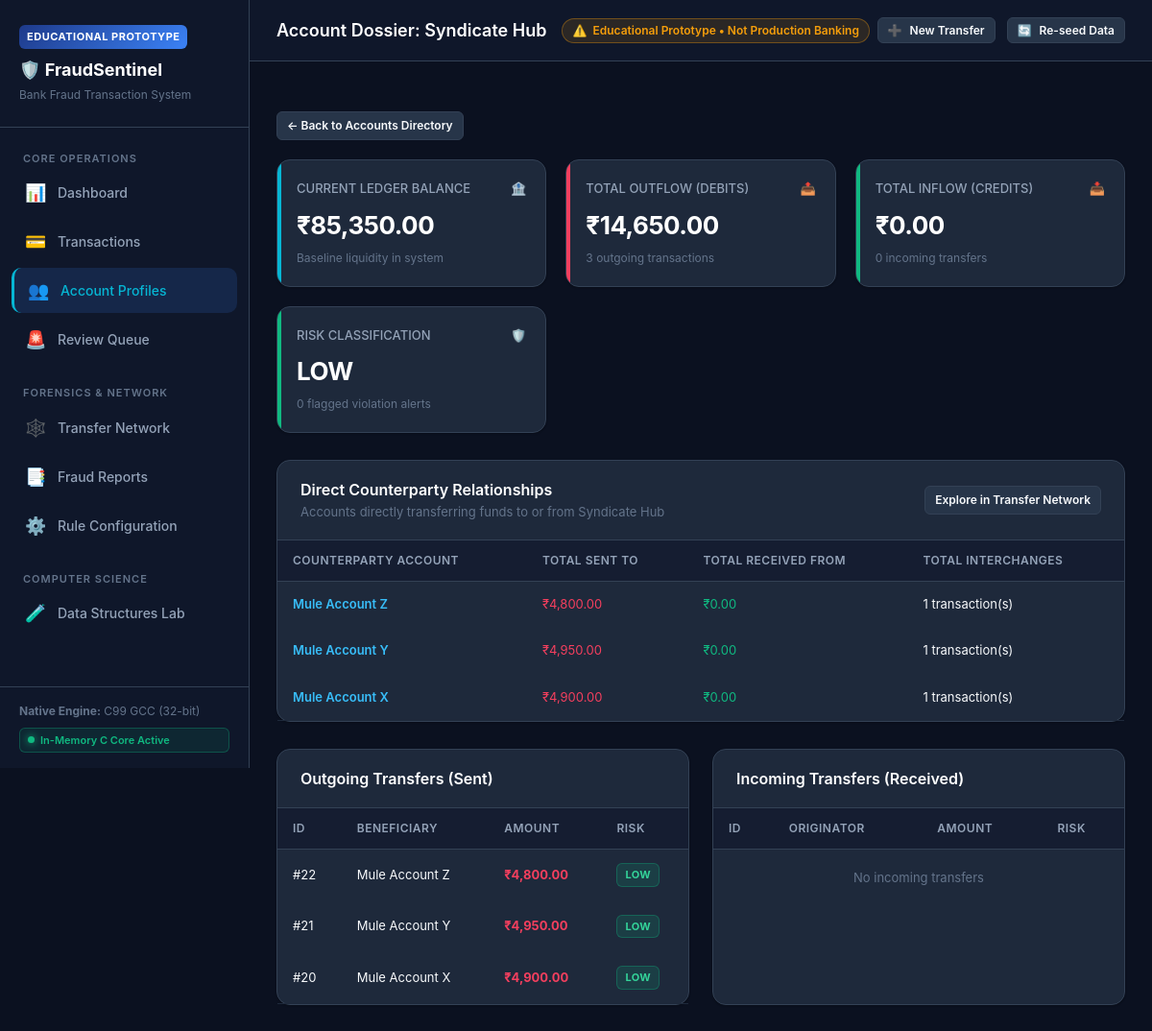
/accounts/Syndicate Hub, run on the app's committed database.
### tables this page shows
CREATE TABLE accounts (
        account_name TEXT PRIMARY KEY,
        balance REAL DEFAULT 100000.0,
        total_sent REAL DEFAULT 0.0,
        total_received REAL DEFAULT 0.0,
        transaction_count INTEGER DEFAULT 0,
        flagged_count INTEGER DEFAULT 0,
        risk_level TEXT DEFAULT 'LOW',
        created_at TEXT DEFAULT CURRENT_TIMESTAMP
    );

CREATE TABLE transactions (
        id INTEGER PRIMARY KEY,
        sender TEXT NOT NULL,
        receiver TEXT NOT NULL,
        amount REAL NOT NULL,
        timestamp TEXT NOT NULL,
        category TEXT DEFAULT 'Transfer',
        risk_score INTEGER DEFAULT 0,
        risk_level TEXT DEFAULT 'LOW',
        is_flagged INTEGER DEFAULT 0,
        flag_reason TEXT,
        review_status TEXT DEFAULT 'PENDING',
        analyst_notes TEXT
    );

### routes/account_routes.py (the view)
@accounts_bp.route('/accounts/<account_name>')
def account_detail(account_name: str):
    conn = database.get_db_connection()
    cursor = conn.cursor()
    cursor.execute("SELECT * FROM accounts WHERE account_name = ?", (account_name,))
    account = cursor.fetchone()
    if not account:
        conn.close()
        abort(404, description="Account not found")
    account = dict(account)
    cursor.execute("""
    SELECT * FROM transactions WHERE sender = ? ORDER BY id DESC
    """, (account_name,))
    outgoing = [dict(r) for r in cursor.fetchall()]
    cursor.execute("""
    SELECT * FROM transactions WHERE receiver = ? ORDER BY id DESC
    """, (account_name,))
    incoming = [dict(r) for r in cursor.fetchall()]
    counterparties = {}
    for tx in outgoing:
        target = tx['receiver']
        if target not in counterparties:
            counterparties[target] = {'sent_to': 0.0, 'recv_from': 0.0, 'count': 0}
        counterparties[target]['sent_to'] += tx['amount']
        counterparties[target]['count'] += 1
    for tx in incoming:
        src = tx['sender']
        if src not in counterparties:
            counterparties[src] = {'sent_to': 0.0, 'recv_from': 0.0, 'count': 0}
        counterparties[src]['recv_from'] += tx['amount']
        counterparties[src]['count'] += 1
    conn.close()
    return render_template(
        'accounts/detail.html',
        account=account,
        outgoing=outgoing,
        incoming=incoming,
        counterparties=counterparties
    )

### database.py (called while the page is built)
def get_db_connection() -> sqlite3.Connection:
    os.makedirs(DATA_DIR, exist_ok=True)
    conn = sqlite3.connect(DB_PATH)
    conn.row_factory = sqlite3.Row
    return conn

### templates/accounts/detail.html
{% extends "base.html" %}
{% block title %}Account Dossier: {{ account.account_name }}{% endblock %}
{% block content %}
<div style="margin-bottom:20px;">
  <a href="{{ url_for('accounts.list_accounts') }}" class="btn btn-secondary btn-sm">&larr; Back to Accounts Directory</a>
</div>
<div class="stats-grid">
  <div class="stat-card cyan">
    <div class="stat-header">
      <span>CURRENT LEDGER BALANCE</span>
      <span>🏦</span>
    </div>
    <div class="stat-value">₹{{ "{:,.2f}".format(account.balance) }}</div>
    <div class="stat-sub">Baseline liquidity in system</div>
  </div>
  <div class="stat-card rose">
    <div class="stat-header">
      <span>TOTAL OUTFLOW (DEBITS)</span>
      <span>📤</span>
    </div>
    <div class="stat-value">₹{{ "{:,.2f}".format(account.total_sent) }}</div>
    <div class="stat-sub">{{ outgoing|length }} outgoing transactions</div>
  </div>
  <div class="stat-card emerald">
    <div class="stat-header">
      <span>TOTAL INFLOW (CREDITS)</span>
      <span>📥</span>
    </div>
    <div class="stat-value">₹{{ "{:,.2f}".format(account.total_received) }}</div>
    <div class="stat-sub">{{ incoming|length }} incoming transfers</div>
  </div>
  <div class="stat-card {% if account.risk_level == 'HIGH' %}rose{% elif account.risk_level == 'MEDIUM' %}amber{% else %}emerald{% endif %}">
    <div class="stat-header">
      <span>RISK CLASSIFICATION</span>
      <span>🛡️</span>
    </div>
    <div class="stat-value">{{ account.risk_level }}</div>
    <div class="stat-sub">{{ account.flagged_count }} flagged violation alerts</div>
  </div>
</div>
<div class="card">
  <div class="card-header">
    <div>
      <div class="card-title">Direct Counterparty Relationships</div>
      <div class="card-subtitle">Accounts directly transferring funds to or from {{ account.account_name }}</div>
    </div>
    <a href="{{ url_for('network.network_view') }}" class="btn btn-secondary btn-sm">Explore in Transfer Network</a>
  </div>
  <div class="card-body" style="padding:0;">
    <div class="table-responsive">
      <table class="table">
        <thead>
          <tr>
            <th>Counterparty Account</th>
            <th>Total Sent To</th>
            <th>Total Received From</th>
            <th>Total Interchanges</th>
          </tr>
        </thead>
        <tbody>
          {% if counterparties %}
            {% for cp_name, data in counterparties.items() %}
            <tr>
              <td>
                <a href="{{ url_for('accounts.account_detail', account_name=cp_name) }}" style="color:#38bdf8;font-weight:600;text-decoration:none;">
                  {{ cp_name }}
                </a>
              </td>
              <td><span style="color:#f43f5e;">₹{{ "{:,.2f}".format(data.sent_to) }}</span></td>
              <td><span style="color:#10b981;">₹{{ "{:,.2f}".format(data.recv_from) }}</span></td>
              <td>{{ data.count }} transaction(s)</td>
            </tr>
            {% endfor %}
          {% else %}
            <tr>
              <td colspan="4" style="text-align:center;padding:24px;color:#64748b;">No counterparty relationships recorded.</td>
            </tr>
          {% endif %}
        </tbody>
      </table>
    </div>
  </div>
</div>
<div style="display:grid;grid-template-columns:1fr 1fr;gap:24px;">
  <div class="card">
    <div class="card-header">
      <div class="card-title">Outgoing Transfers (Sent)</div>
    </div>
    <div class="card-body" style="padding:0;">
      <div class="table-responsive">
        <table class="table">
          <thead>
            <tr>
              <th>ID</th>
              <th>Beneficiary</th>
              <th>Amount</th>
              <th>Risk</th>
            </tr>
          </thead>
          <tbody>
            {% if outgoing %}
              {% for tx in outgoing %}
              <tr>
                <td>#{{ tx.id }}</td>
                <td>{{ tx.receiver }}</td>
                <td><strong style="color:#f43f5e;">₹{{ "{:,.2f}".format(tx.amount) }}</strong></td>
                <td><span class="badge-risk badge-risk-{{ tx.risk_level.lower() }}">{{ tx.risk_level }}</span></td>
              </tr>
              {% endfor %}
            {% else %}
              <tr><td colspan="4" style="text-align:center;padding:20px;color:#64748b;">No outgoing transfers</td></tr>
            {% endif %}
          </tbody>
        </table>
      </div>
    </div>
  </div>
  <div class="card">
    <div class="card-header">
      <div class="card-title">Incoming Transfers (Received)</div>
    </div>
    <div class="card-body" style="padding:0;">
      <div class="table-responsive">
        <table class="table">
          <thead>
            <tr>
              <th>ID</th>
              <th>Originator</th>
              <th>Amount</th>
              <th>Risk</th>
            </tr>
          </thead>
          <tbody>
            {% if incoming %}
              {% for tx in incoming %}
              <tr>
                <td>#{{ tx.id }}</td>
                <td>{{ tx.sender }}</td>
                <td><strong style="color:#10b981;">₹{{ "{:,.2f}".format(tx.amount) }}</strong></td>
                <td><span class="badge-risk badge-risk-{{ tx.risk_level.lower() }}">{{ tx.risk_level }}</span></td>
              </tr>
              {% endfor %}
            {% else %}
              <tr><td colspan="4" style="text-align:center;padding:20px;color:#64748b;">No incoming transfers</td></tr>
            {% endif %}
          </tbody>
        </table>
      </div>
    </div>
  </div>
</div>
{% endblock %}

### static/css/styles.css (style rules this page uses)
:root { --bg-primary: #0b1120; --bg-secondary: #0f172a; --bg-card: #1e293b; --bg-card-hover: #273549; --bg-input: #0f172a; --border-color: #334155; --border-subtle: #1e293b; --text-primary: #f8fafc; --text-secondary: #94a3b8; --text-muted: #64748b; --accent-blue: #3b82f6; --accent-blue-hover: #2563eb; --accent-cyan: #06b6d4; --accent-emerald: #10b981; --accent-amber: #f59e0b; --accent-rose: #f43f5e; --accent-purple: #8b5cf6; --risk-low-bg: rgba(16, 185, 129, 0.15); --risk-low-text: #34d399; --risk-low-border: rgba(16, 185, 129, 0.3); --risk-med-bg: rgba(245, 158, 11, 0.15); --risk-med-text: #fbbf24; --risk-med-border: rgba(245, 158, 11, 0.3); --risk-high-bg: rgba(244, 63, 94, 0.15); --risk-high-text: #fb7185; --risk-high-border: rgba(244, 63, 94, 0.3); --font-family: -apple-system, BlinkMacSystemFont, "Segoe UI", Roboto, Helvetica, Arial, sans-serif; --font-mono: ui-monospace, SFMono-Regular, Menlo, Monaco, Consolas, "Courier New", monospace; --radius-sm: 6px; --radius-md: 10px; --radius-lg: 14px; --radius-xl: 20px; --shadow-sm: 0 1px 2px 0 rgba(0, 0, 0, 0.25); --shadow-md: 0 4px 6px -1px rgba(0, 0, 0, 0.3), 0 2px 4px -2px rgba(0, 0, 0, 0.2); --shadow-lg: 0 10px 15px -3px rgba(0, 0, 0, 0.4), 0 4px 6px -4px rgba(0, 0, 0, 0.3); }
*, *::before, *::after { box-sizing: border-box; margin: 0; padding: 0; }
body { font-family: var(--font-family); background-color: var(--bg-primary); color: var(--text-primary); line-height: 1.5; min-height: 100vh; display: flex; }
.stats-grid { display: grid; grid-template-columns: repeat(auto-fit, minmax(220px, 1fr)); gap: 20px; margin-bottom: 28px; }
.stat-card { background-color: var(--bg-card); border: 1px solid var(--border-color); border-radius: var(--radius-lg); padding: 20px; box-shadow: var(--shadow-sm); transition: transform 0.2s, box-shadow 0.2s; position: relative; overflow: hidden; }
.stat-card::after { content: ""; position: absolute; top: 0; left: 0; width: 4px; height: 100%; background-color: var(--accent-blue); }
.stat-card.emerald::after { background-color: var(--accent-emerald); }
.stat-card.rose::after { background-color: var(--accent-rose); }
.stat-card.cyan::after { background-color: var(--accent-cyan); }
.stat-header { display: flex; align-items: center; justify-content: space-between; color: var(--text-secondary); font-size: 13px; font-weight: 500; margin-bottom: 8px; }
.stat-value { font-size: 26px; font-weight: 700; color: #fff; letter-spacing: -0.5px; }
.stat-sub { font-size: 12px; color: var(--text-muted); margin-top: 6px; }
.card { background-color: var(--bg-card); border: 1px solid var(--border-color); border-radius: var(--radius-lg); box-shadow: var(--shadow-sm); margin-bottom: 28px; }
.card-header { padding: 18px 24px; border-bottom: 1px solid var(--border-color); display: flex; align-items: center; justify-content: space-between; }
.card-title { font-size: 16px; font-weight: 600; color: #fff; display: flex; align-items: center; gap: 8px; }
.card-subtitle { font-size: 13px; color: var(--text-muted); margin-top: 2px; }
.card-body { padding: 24px; }
.btn { display: inline-flex; align-items: center; justify-content: center; gap: 8px; padding: 8px 16px; font-size: 13px; font-weight: 600; border-radius: var(--radius-md); cursor: pointer; border: 1px solid transparent; transition: all 0.2s; text-decoration: none; font-family: inherit; }
.btn-secondary { background-color: var(--bg-card-hover); border-color: var(--border-color); color: var(--text-primary); }
.btn-sm { padding: 5px 10px; font-size: 12px; border-radius: var(--radius-sm); }
.table-responsive { width: 100%; overflow-x: auto; }
.table { width: 100%; border-collapse: collapse; text-align: left; font-size: 13px; }
.table th { padding: 12px 16px; background-color: rgba(15, 23, 42, 0.6); color: var(--text-secondary); font-weight: 600; font-size: 12px; text-transform: uppercase; letter-spacing: 0.5px; border-bottom: 1px solid var(--border-color); }
.table td { padding: 14px 16px; border-bottom: 1px solid var(--border-subtle); color: var(--text-primary); vertical-align: middle; }
.badge-risk { display: inline-flex; align-items: center; gap: 4px; padding: 3px 8px; border-radius: var(--radius-sm); font-size: 11px; font-weight: 700; letter-spacing: 0.3px; }
.badge-risk-low { background-color: var(--risk-low-bg); color: var(--risk-low-text); border: 1px solid var(--risk-low-border); }

### data on the page
accounts: account_name "Syndicate Hub", balance "85,350.00", total_sent "14,650.00", total_received "0.00", risk_level "LOW", flagged_count "0"
transactions: receiver "Mule Account Z", sent_to "4,800.00", recv_from "0.00", count "1", id "22", amount "4,800.00", risk_level "LOW"
transactions: receiver "Mule Account Y", sent_to "4,950.00", recv_from "0.00", count "1", id "21", amount "4,950.00", risk_level "LOW"
transactions: receiver "Mule Account X", sent_to "4,900.00", recv_from "0.00", count "1", id "20", amount "4,900.00", risk_level "LOW"

### other printed values
{{ prototype_label }} "EDUCATIONAL PROTOTYPE"
{{ outgoing|length }} "3"
{{ incoming|length }} "0"
